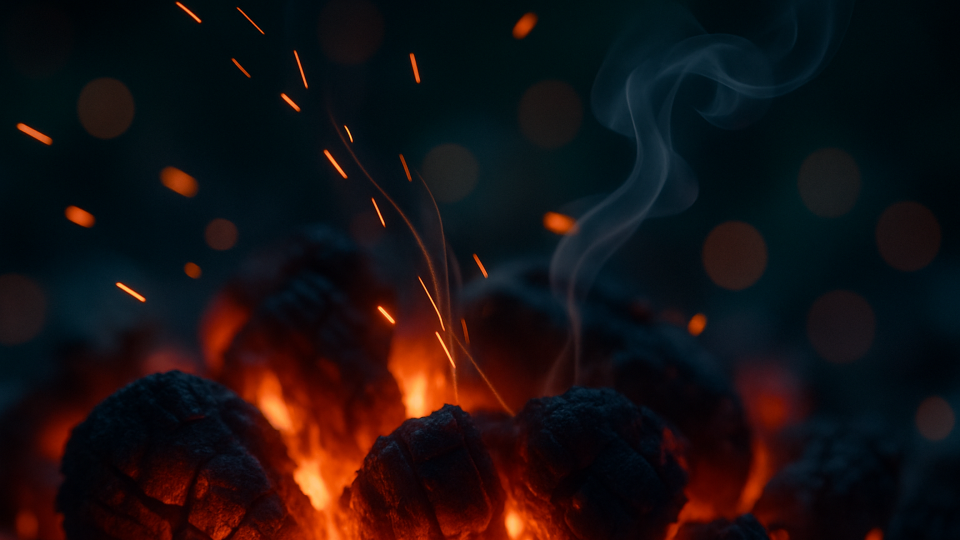
#> input picture state/projects/spooky-teen-shortfilm/styleframes/v1/sf_f09.png, 1920 x 1080 px, found by its file name (shown at 1/2 size)
$ python repair_v1_creative_dev_retry2.py
#> lines starting #> are read from the running program, lines starting #| are printed output that depends on the picture
#!/usr/bin/env python3
from pathlib import Path
from PIL import Image, ImageDraw, ImageFilter, ImageEnhance

PROJECT_ROOT = Path('/home/james/Hermes/state/projects/spooky-teen-shortfilm')
V1 = PROJECT_ROOT/'styleframes'/'v1'
RAW = V1/'raw'
V1.mkdir(parents=True, exist_ok=True)
RAW.mkdir(parents=True, exist_ok=True)

# 1) f09 macro crop (close-up of fire/logs)
# Strategy: crop a central-lower box (focus where campfire typically sits), then upscale back to 1920x1080.
# Keep an archival copy of the macro crop.

f09_path = V1/'sf_f09.png'
im9 = Image.open(f09_path).convert('RGB')
#> im9 is the input picture: PIL image 1920x1080 RGB; mean R, G, B 23.9, 16.9, 18.6
W,H = im9.size
#> W = 1920; H = 1080
# Crop box: centered horizontally, lower third vertically
crop_w = int(W*0.42)
#> crop_w = 806
crop_h = int(H*0.42)
#> crop_h = 453
left = (W - crop_w)//2
#> left = 557
# place vertically so it emphasizes the fire area (slightly below center)
top = int(H*0.48 - crop_h//2)
#> top = 292
box = (max(0,left), max(0,top), min(W,left+crop_w), min(H, top+crop_h))
#> box = (557, 292, 1363, 745)
macro9 = im9.crop(box)
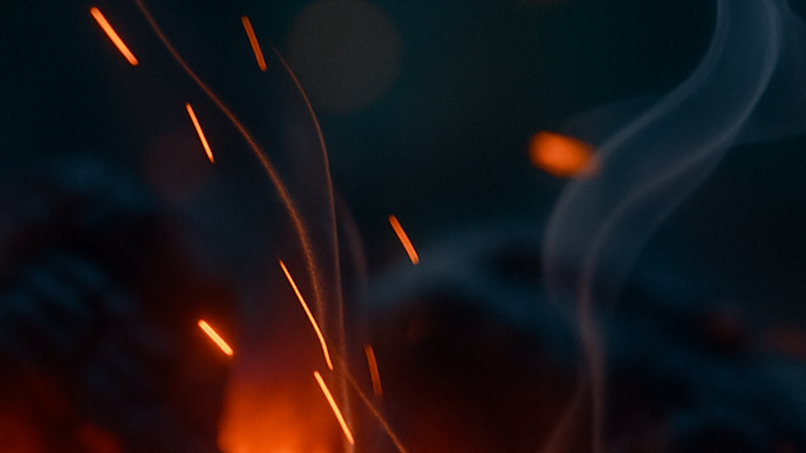
#> macro9: PIL image 806x453 RGB; mean R, G, B 24.7, 20.8, 23.9
macro9_arch = RAW/'sf_f09_macro_retry2.png'
macro9_arch.parent.mkdir(parents=True, exist_ok=True)
macro9.save(macro9_arch, 'PNG')
macro9_final = macro9.resize((1920,1080), Image.LANCZOS)
macro9_final.save(f09_path, 'PNG')

# 2) f08 phones-only WIP adjustment
# Strategy: Darken overall, suppress visible fire by overlaying a soft dark vignette centered on the fire region,
# and add subtle cool-blue soft spots to simulate phone-screen light near faces. Label as WIP overlay.

f08_path = V1/'sf_f08.png'
im8 = Image.open(f08_path).convert('RGB')
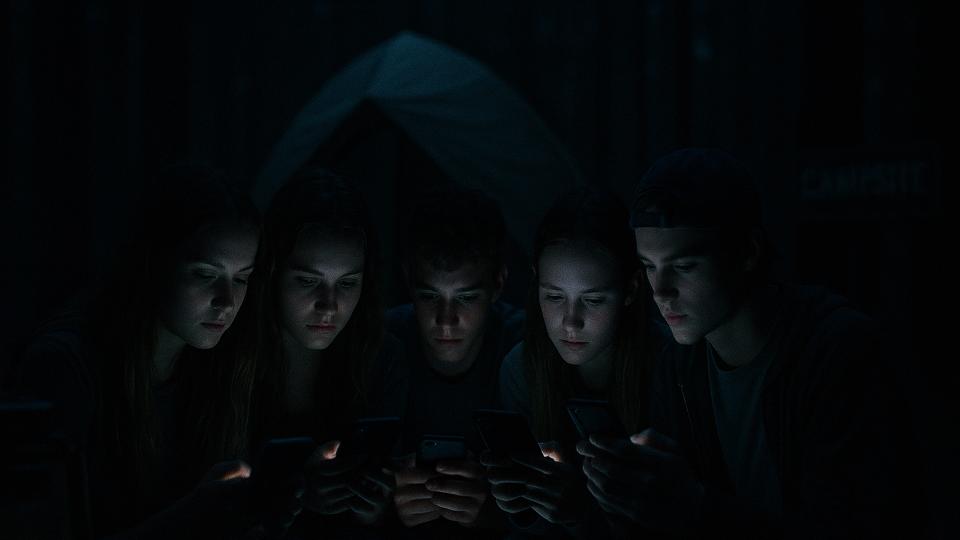
#> input picture state/projects/spooky-teen-shortfilm/styleframes/v1/sf_f08.png, 1920 x 1080 px, found by its file name (shown at 1/2 size)
#> im8 is the input picture: PIL image 1920x1080 RGB; mean R, G, B 4, 7.3, 9
W8,H8 = im8.size
#> W8 = 1920; H8 = 1080
base8 = ImageEnhance.Brightness(im8).enhance(0.45)  # global darken
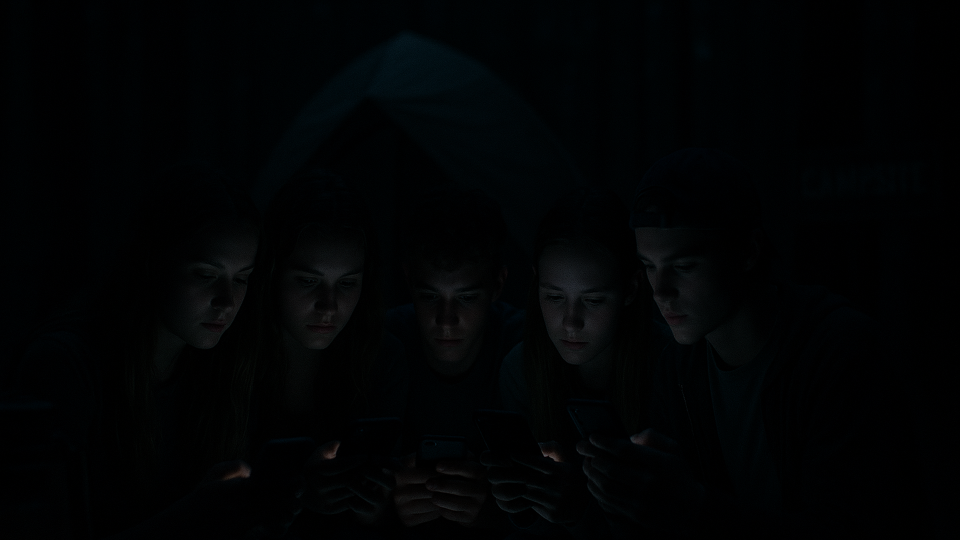
#> base8: PIL image 1920x1080 RGB (shown at 1/2 size); mean R, G, B 1.3, 2.8, 3.6

# Build a radial dark mask to suppress the fire around lower center
mask = Image.new('L', (W8,H8), 0)
#> mask: PIL image 1920x1080 L; every value is 0
draw_m = ImageDraw.Draw(mask)
# Ellipse parameters around lower center band
cx, cy = W8//2, int(H8*0.66)
#> cx = 960; cy = 712
rx, ry = int(W8*0.28), int(H8*0.22)
#> rx = 537
draw_m.ellipse([cx-rx, cy-ry, cx+rx, cy+ry], fill=220)
mask = mask.filter(ImageFilter.GaussianBlur(45))
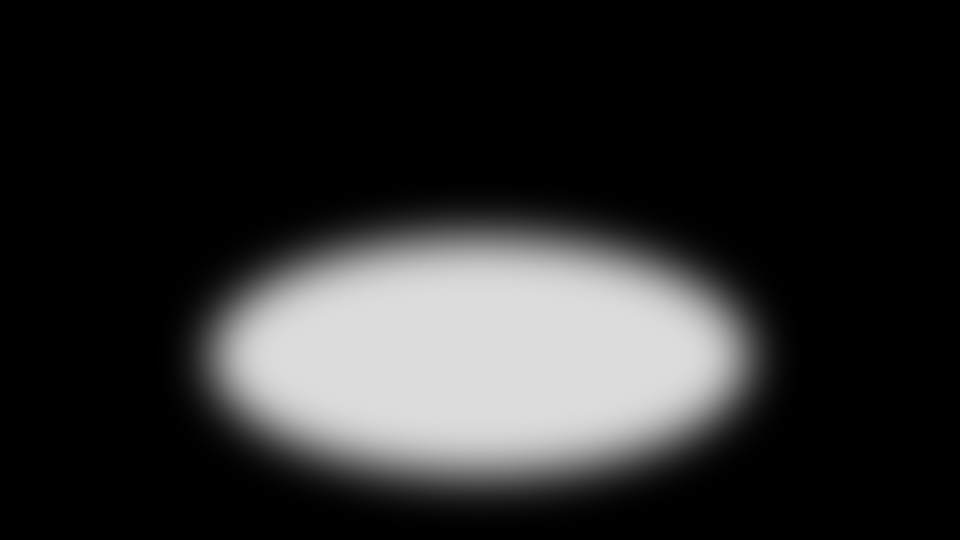
#> mask: PIL image 1920x1080 L (shown at 1/2 size); min 0, max 220, mean 42.5
dark_layer = Image.new('RGB', (W8,H8), (5,5,5))
#> dark_layer: PIL image 1920x1080 RGB; every value is 5
suppressed = Image.composite(dark_layer, base8, mask)

# Add 3-4 cool-blue soft spots approximating phones held near chests/faces along the arc
spots = Image.new('RGBA', (W8,H8), (0,0,0,0))
#> spots: PIL image 1920x1080 RGBA; every value is 0
draw_s = ImageDraw.Draw(spots)
# Heuristic positions along an arc from left to right
spot_positions = [
    (int(W8*0.30), int(H8*0.63)),
    (int(W8*0.44), int(H8*0.60)),
    (int(W8*0.56), int(H8*0.60)),
    (int(W8*0.70), int(H8*0.62)),
]
for (sx,sy) in spot_positions:
    r = int(min(W8,H8)*0.03)
    draw_s.ellipse([sx-r, sy-r, sx+r, sy+r], fill=(120,170,255,85))
spots = spots.filter(ImageFilter.GaussianBlur(18))
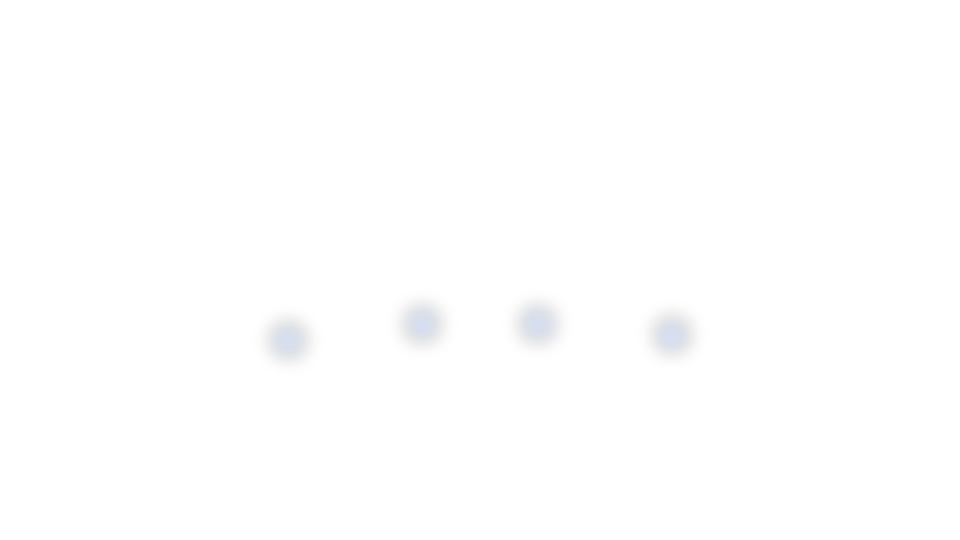
#> spots: PIL image 1920x1080 RGBA (shown at 1/2 size); mean R, G, B, A 0.8, 1.1, 1.6, 0.5; transparent parts drawn white
phones_only = suppressed.convert('RGBA')
phones_only.alpha_composite(spots)
phones_only = phones_only.convert('RGB')
#> phones_only: PIL image 1920x1080 RGB

# Add WIP corner label
label = Image.new('RGBA', (520,80), (0,0,0,0))
#> label: PIL image 520x80 RGBA; every value is 0
draw_l = ImageDraw.Draw(label)
draw_l.rounded_rectangle([0,0,520,80], radius=14, fill=(0,0,0,155))
draw_l.text((14,18), 'WIP OVERLAY — PHONES-ONLY PASS', fill=(240,240,240,255))
phones_only.paste(label, (24,24), label)
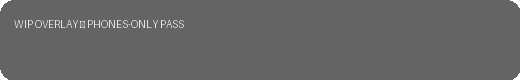
#> label: PIL image 520x80 RGBA; mean R, G, B, A 2.3, 2.3, 2.3, 155.4; transparent parts drawn white

# Archive WIP
f08_wip_arch = RAW/'sf_f08_phones_only_wip_retry2.png'
phones_only.save(f08_wip_arch, 'PNG')
# Overwrite final for this retry (until full re-gen available)
phones_only.save(f08_path, 'PNG')

print('Repaired:', f09_path, '-> macro crop applied and saved')
print('Adjusted:', f08_path, '-> phones-only WIP overlay applied and saved')
